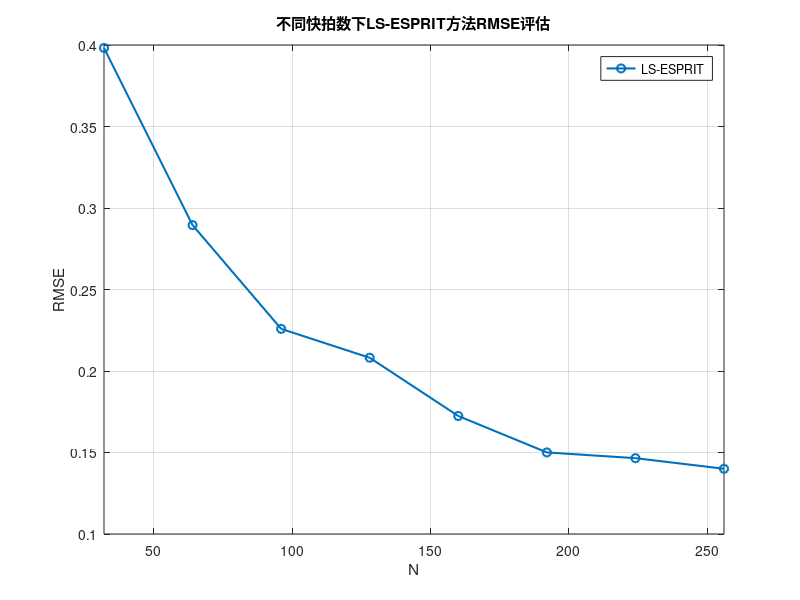

The MATLAB script that drew this image:
clear all; 
clc;

%% 参数设置
p = 2;                          % 信号源数量，表示有两个信号源
M = 5;                          % 阵元数，表示天线阵列的元素数目
fc = 1e9;                        % 载波频率，1 GHz（10^9 Hz）
DOA_true = sort([-20,40]);       % 真实DOA角度（度），这里是-20°和40°，并进行排序
fs = 4*fc;                       % 采样率，设定为载波频率的4倍
snr=10;                          % 信噪比
N_values = 32:32:256;            % 快拍数
c = 3e8;                         % 光速，3×10^8 m/s
d = 0.15;                        % 阵元间距，假设为15cm
lambda = c/fc;                   % 波长，光速除以载波频率
theta_scan = -90:0.1:90;         % 角度扫描范围，从-90°到90°，步长为0.1°
num_trials = 500;                % 蒙特卡洛实验次数，进行100次实验来平均化结果
RMSE = zeros(length(N_values), 1); % 初始化存储每个信噪比值下的平均RMSE（均方根误差）

%% 迭代
for idx = 1:length(N_values)   % 循环遍历每一个值
    N = N_values(idx);       % 当前
    temp_rmse = zeros(num_trials, 1); % 临时存储每次实验的RMSE，初始化为零
    
    for trial = 1:num_trials     % 进行num_trials次蒙特卡洛实验
        %% 生成接收信号
        A = exp(-1j * 2 * pi * d * (0:M-1)' * sind(DOA_true) / lambda);  % 计算阵列响应矩阵，基于真实的DOA角度
        S = sqrt(2)*(randn(p, N) + 1j*randn(p, N)); % 生成复高斯白噪声信号源，p为信号源数目，N为快拍数
        X = awgn(A * S, snr, 'measured');  % 将信号添加白噪声（使用指定的信噪比）

        %% 计算样本协方差矩阵
        R = X * X' / N;  % 计算协方差矩阵，X是接收到的信号，N为快拍数
        [U, D] = eig(R);
        [~, order] = sort(diag(D), 'descend');
        U = U(:, order);
        Un = U(:, p+1:end);
         %% LS-ESPRIT算法
        U_s = U(:, 1:p);
        U1 = U_s(1:end-1, :);
        U2 = U_s(2:end, :);
        Phi_ls = (U1' * U1) \ (U1' * U2);
        theta_ls = sort ((asind(-angle(eig(Phi_ls)) * lambda / (2*pi*d))))'; % 排序输出
                     
        %% 计算RMSE（所有角度已排序，直接匹配）
        rmse_ls = sqrt(mean((DOA_true - theta_ls).^2));  % 计算估计DOA与真实DOA之间的均方根误差
  
        temp_rmse(trial, :) = [rmse_ls];  % 存储每次实验的RMSE值
    end
    
    %% 计算平均RMSE
    RMSE(idx, :) = mean(temp_rmse, 1);  % 对所有实验的RMSE值进行平均，得到每个信噪比下的平均RMSE
end

%% 绘图
figure;                   % 创建新图形窗口

hold on;                  % 保持当前图形，不覆盖
plot(N_values, RMSE(:, 1), '-o', 'DisplayName', 'LS-ESPRIT', 'LineWidth', 1.5);  % 绘制快拍数与RMSE的关系曲线，使用圆点标记
xlabel('N');       
ylabel('RMSE');           % y轴标签：均方根误差（RMSE），字体大小14
grid on;                  % 打开网格
legend;   % 显示图例，字体大小14
title('不同快拍数下LS-ESPRIT方法RMSE评估');  % 图表标题：DOA估计的RMSE，字体大小14
xlim([32, 256]);          % 设置x轴的范围为-10到20dB
box on;                   % 开启坐标框
